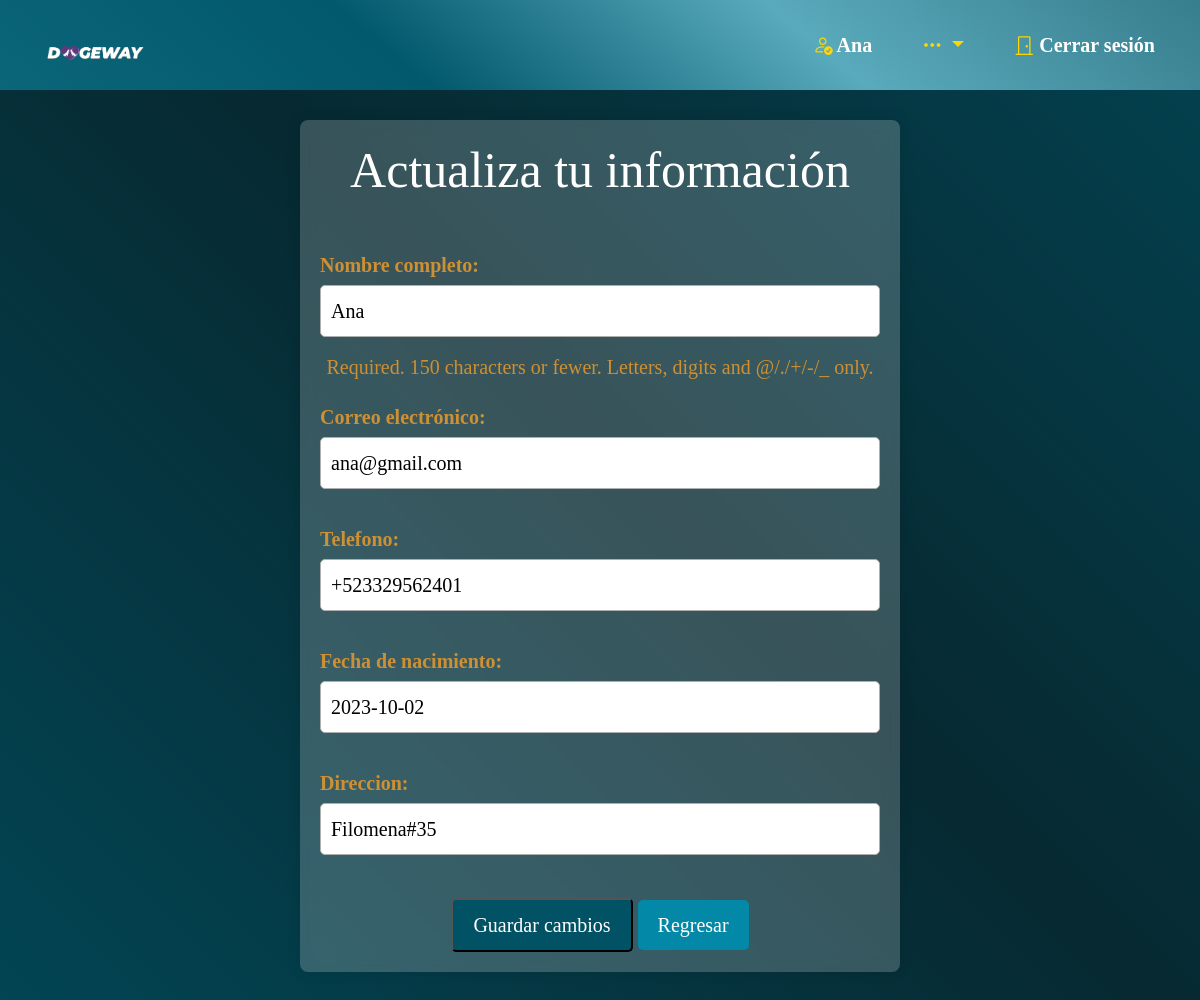
Screenshot of /actualizar_informacion/ (signed in) with the database file from the repository.
### main_app/models.py (models this page shows, shortened)
class Usuario(AbstractUser):
    fotografia = models.ImageField(upload_to='usuarios/', null=True, blank=True)
    telefono = models.CharField(max_length=20)
    fecha_de_nacimiento = models.DateField()
    direccion = models.CharField(max_length=100)
    fotografia_identificacion = models.ImageField(upload_to='identificaciones/', null=True, blank=True)
    verificado = models.BooleanField(default=False)
    usuarios_bloqueados = models.ManyToManyField('self', symmetrical=False, related_name='usuarios_bloqueadores')
    groups = models.ManyToManyField('auth.Group', related_name='usuarios')
    user_permissions = models.ManyToManyField('auth.Permission', related_name='usuarios')

### main_app/views.py (the view)
# urls.py: path('actualizar_informacion/', views.ActualizarInformacionUsuario, name='actualizar_informacion_usuario'),
@login_required
def ActualizarInformacionUsuario(request):
    if request.method == 'POST':
        form = UserEditForm(request.POST, instance=request.user)
        if form.is_valid():
            form.save()
            messages.success(request, 'Información actualizada exitosamente.')
            return redirect('ver_informacion_usuario')
    else:
        form = UserEditForm(instance=request.user)
    return render(request, 'usuario_actualizar.html', {'form': form})

### main_app/forms.py
class UserEditForm(forms.ModelForm):
    class Meta:
        model = Usuario
        fields = ['username', 'email', 'telefono', 'fecha_de_nacimiento', 'direccion']
        widgets = {
            'username': forms.TextInput(attrs={'class': 'input-field', 'placeholder': 'Nombre completo:'}),
            'email': forms.EmailInput(attrs={'class': 'input-field', 'placeholder': 'Correo electrónico:'}),
            'telefono': forms.TextInput(attrs={'class': 'input-field', 'placeholder': 'Ejemplo: (123) 456-7890'}),
            'direccion': forms.TextInput(attrs={'class': 'input-field', 'placeholder': 'Direccion:'}),
            'fecha_de_nacimiento': forms.DateInput(attrs={'class': 'input-field', 'placeholder': 'YYYY-MM-DD'}),
        }
        labels = {
            'username': 'Nombre completo',
            'email': 'Correo electrónico',
            'telefono': 'Telefono',
            'direccion': 'Direccion',
            'fecha_de_nacimiento': 'Fecha de nacimiento',
        }

### main_app/templates/usuario_actualizar.html (shortened to what this page needs)
{% extends "layouts/base.html" %}
{% load static %}
{% block content %}
<!DOCTYPE html>
<html lang="en">
  <head>
    <link rel="stylesheet" href="{% static 'css/usuario_actualizar.css' %}">
  </head>
    <body>
      <div class="container">
        <form method="post" enctype="multipart/form-data">
          <h1>Actualiza tu información</h1><br>
          {{ form.as_p }}
          <button type="submit">Guardar cambios</button>
          <a href="{% url 'ver_informacion_usuario' %}">Regresar</a>
        </form>
      </div>
    </body>
  </html>
{% endblock %}

### main_app/templates/layouts/base.html (shortened to what this page needs)
<!DOCTYPE html>
<html lang="en">
<head>
    {% load static %}
    <link href="https://cdn.jsdelivr.net/npm/bootstrap@5.3.2/dist/css/bootstrap.min.css" rel="stylesheet">
    <link rel="stylesheet" href="https://cdn.jsdelivr.net/npm/bootstrap-icons@1.11.2/font/bootstrap-icons.min.css">
    <link rel="stylesheet" href="{% static 'css/base.css' %}">
</head>
<body>
    <header>
        <nav class="navbar navbar-expand-lg">
            <div class="container-fluid">
                <a class="navbar-brand" id="imagen" href="{% url 'home' %}">
                    <img src="{% static 'imagenes/LOGO.png' %}" alt="Dogeway Logo" class="navbar-logo">
                </a>
                <div class="collapse navbar-collapse" id="navbarSupportedContent">
                    <ul class="navbar-nav mb-2 mb-lg-0 ms-auto">
                        {% if user.is_authenticated%}
                            <li class="nav-item" id="NombreUsuario">
                                <a class="nav-link">
                                    {% if user.verificado %}
                                    <i class="bi bi-person-check" style="color: gold;"></i>
                                    {% endif %}
                                    {{ user.username }}
                                </a>
                            </li>
                            <li class="nav-item">
                                <div class="dropdown">
                                    <a class="nav-link dropdown-toggle" href="#" role="button" id="dropdownMenuLink" data-bs-toggle="dropdown" aria-expanded="false" style="color: gold;">
                                        <i class="bi bi-three-dots" style="color: gold;"></i>
                                    </a>
                                </div>
                            </li>
                            <li class="nav-item">
                                <a class="nav-link" href="{% url 'logout' %}?next={% url 'home' %}">
                                    <i class="bi bi-door-closed" style="color: gold;"></i> Cerrar sesión
                                </a>
                            </li>
                        {% endif %}
                    </ul>
                </div>
            </div>
        </nav>
    </header>
    <div class="content">
        {% block content %}{% endblock %}
    </div>
</body>
</html>

### main_app/static/css/base.css (style rules this page uses)
* { margin: 0; padding: 0; box-sizing: border-box; text-decoration: none; font-family: 'Times New Roman', Times, serif; font-size: 20px; }
body { margin-top: 55px; }
header { background: linear-gradient(40deg,#0B667A,#02586c,#59aabc,#377d8d); position: fixed; top: 0; left: 0; width: 100%; padding: 5px 10px; z-index: 100; }
header nav { display: flex; align-items: center; justify-content: space-between; font-weight: bold; padding-top: 5px; padding-bottom: 5px; padding-left: 3%; padding-right: 1%; }
header .navbar-logo { width: 100px; }
#imagen { background-color: transparent; }
.nav-link { margin: 0 10px; }
header nav ul { display: flex; list-style: none; margin: 0; padding: 0; }
header nav ul li { margin-left: 10px; }
header nav ul li a { color: white; font-size: 16px; text-decoration: none; padding: 10px; }
header { padding: 5px 10px; }
header nav ul { display: flex; list-style: none; margin: 0; padding: 0; justify-content: flex-end; }
.nav-link { color: white; }

### main_app/static/css/usuario_actualizar.css (style rules this page uses)
* { font-family: 'Times New Roman', Times, serif; }
body { background: linear-gradient(45deg,#02586c,#005264,#072931,#005264,#02586c); background-size: 300% 300%; animation: color 15s ease-in-out infinite; margin: 0; display: flex; justify-content: center; align-items: center; min-height: 100vh; }
.container { color: #cd9034; font-size: 20px; width: 600px; max-width: 100%; margin: 15vh auto; padding: 20px; background-color: rgba(255, 255, 255, 0.2); box-shadow: 0 0 15px rgba(0, 0, 0, 0.1); backdrop-filter: blur(8px); border-radius: 8px; text-align: center; box-sizing: border-box; }
#id_username, #id_email, #id_telefono, #id_direccion, #id_fecha_de_nacimiento { font-size: 20px; width: 100%; padding: 10px; margin-bottom: 15px; border: 1px solid #aeaeae; border-radius: 5px; box-sizing: border-box; }
label { display: block; font-weight: bold; margin-bottom: 5px; text-align: left; }
h1 { font-family: 'Times New Roman', Times, serif; color: white; text-align: center; margin-bottom: 20px; }
button { display: inline-block; padding: 10px 20px; text-decoration: none; color: #fff; background-color: #005264; border-radius: 5px; transition: background-color 0.5s; }
a { display: inline-block; margin-top: 10px; padding: 10px 20px; text-decoration: none; font-family: 'Times New Roman', Times, serif; color: white; background-color: #0389a7; border-radius: 5px; transition: background-color 0.5s; }

### rows the page displays
Usuario: username "Ana", email "ana@gmail.com", telefono "+523329562401", fecha_de_nacimiento "2023-10-02", direccion "Filomena#35"
